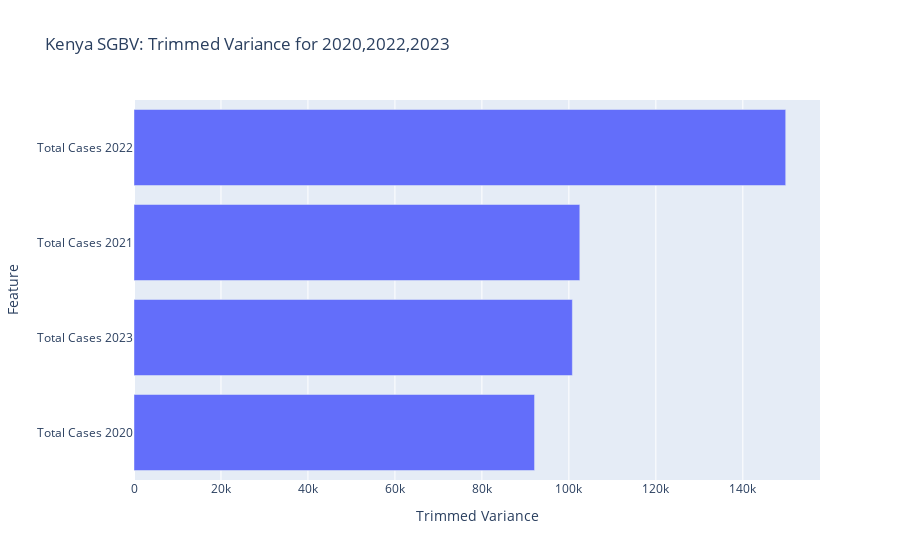

Source (notebook cell):
### Markdown cell above
### __Using  plotly express to create a horizontal bar chart of trim_var__.

### Code cell
# Create horizontal bar chart of `top_ten_trim_var`
fig = px.bar(
    x=trim_var,
    y=trim_var.index,
    title = "Kenya SGBV: Trimmed Variance for 2020,2022,2023"
)
fig.update_layout(xaxis_title= "Trimmed Variance", yaxis_title= "Feature")

plt.savefig('Kenya SGBV:Trimmed Variance for 2020,2022,2023.pdf', format='pdf')
fig.show()

### Figure 1 — Plotly figure (JSON) as saved in the notebook; plotly's stock layout.template omitted (floating-point values rounded to 4 significant figures)
{"data": [{"alignmentgroup": "True", "hovertemplate": "x=%{x}<br>y=%{y}<extra></extra>", "legendgroup": "", "marker": {"color": "#636efa", "pattern": {"shape": ""}}, "name": "", "offsetgroup": "", "orientation": "h", "showlegend": false, "textposition": "auto", "type": "bar", "x": [92110.0, 100800.0, 102500.0, 149900.0], "xaxis": "x", "y": ["Total Cases 2020", "Total Cases 2023", "Total Cases 2021", "Total Cases 2022"], "yaxis": "y"}], "layout": {"autosize": true, "barmode": "relative", "legend": {"tracegroupgap": 0}, "title": {"text": "Kenya SGBV: Trimmed Variance for 2020,2022,2023"}, "xaxis": {"anchor": "y", "autorange": true, "domain": [0, 1], "range": [0, 157700.0], "title": {"text": "Trimmed Variance"}, "type": "linear"}, "yaxis": {"anchor": "x", "autorange": true, "domain": [0, 1], "range": [-0.5, 3.5], "title": {"text": "Feature"}, "type": "category"}}}
